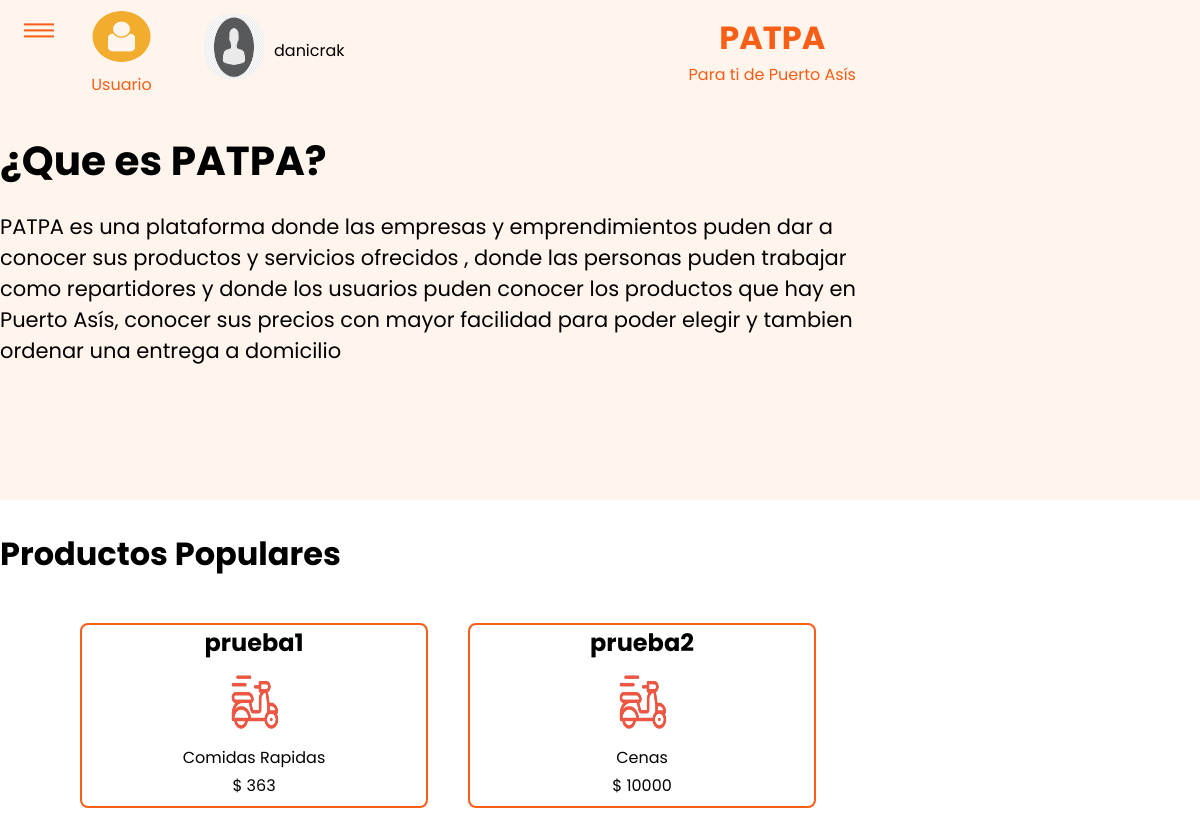
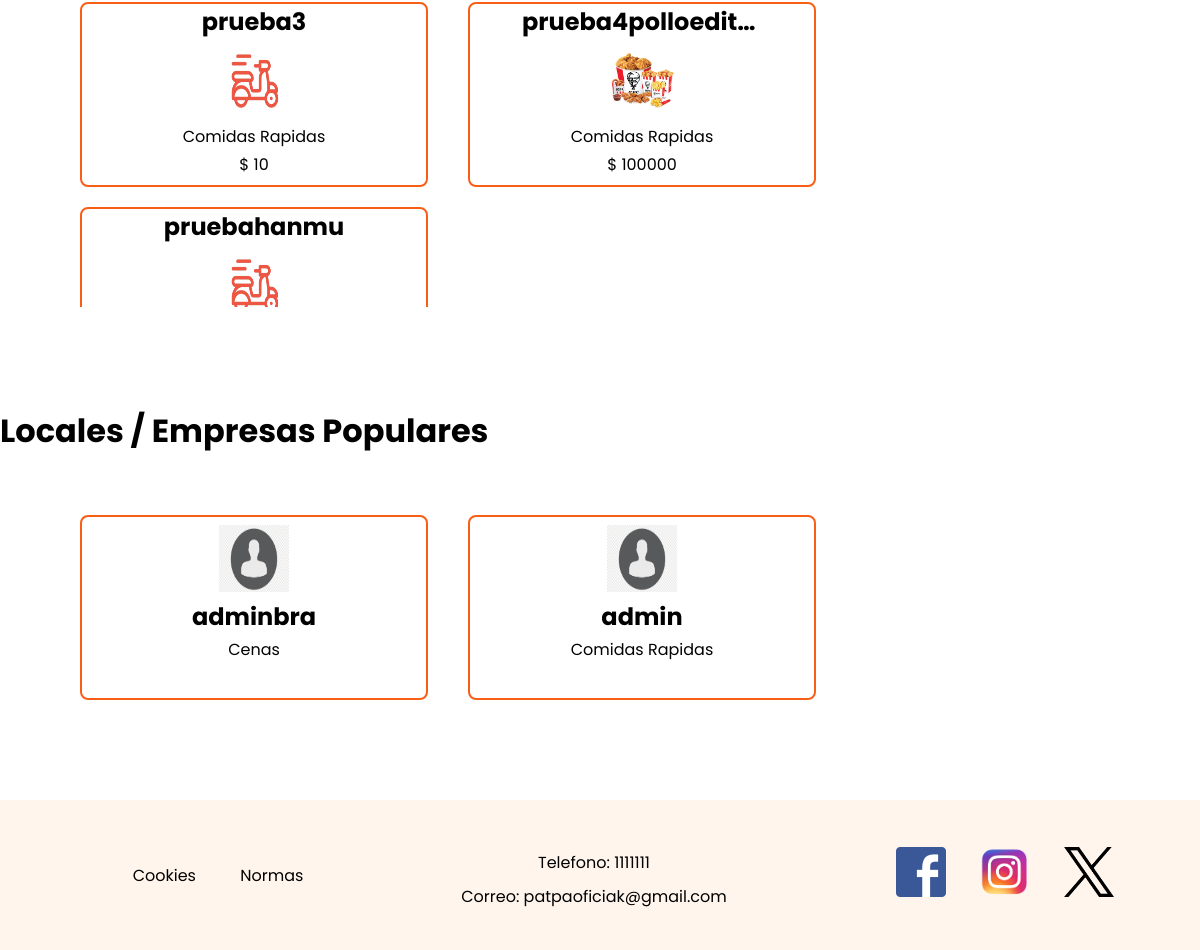
/content/inicio.php (signed in), run on the app's committed database (2 pictures, top to bottom).
### tables this page shows
CREATE TABLE `usuario` (
  `id` int(11) NOT NULL,
  `nombre` varchar(250) NOT NULL,
  `correo` varchar(50) NOT NULL,
  `usuario` varchar(50) NOT NULL,
  `contraseña` varchar(300) NOT NULL,
  `edad` int(11) DEFAULT NULL,
  `categorias` int(11) DEFAULT NULL,
  `id_rol` int(11) NOT NULL,
  `foto` varchar(250) DEFAULT NULL,
  `fondo` varchar(250) DEFAULT NULL,
  `direccion` varchar(100) DEFAULT NULL,
  `calificacion` varchar(5) DEFAULT NULL,
  `latitud` varchar(25) DEFAULT NULL,
  `longitud` varchar(25) DEFAULT NULL
);

CREATE TABLE `articulo` (
  `id` int(11) NOT NULL,
  `nombre` varchar(150) DEFAULT NULL,
  `categoria_id` int(11) DEFAULT NULL,
  `seccion_id` int(11) DEFAULT NULL,
  `descripcion` varchar(150) DEFAULT NULL,
  `imagen` varchar(150) DEFAULT NULL,
  `precio` int(7) DEFAULT NULL,
  `calificacion` int(100) DEFAULT NULL,
  `usuario_id` int(11) DEFAULT NULL
);

CREATE TABLE `categoria` (
  `id` int(11) NOT NULL,
  `categorias` varchar(100) NOT NULL
);

### php/consultas_inicio.php (called while the page is built, shortened)
<?php
include "conex.php";
$correo = $_SESSION['usuario'];
$consulta = $conn->query("SELECT * FROM usuario WHERE correo = '$correo'");
$row = $consulta->fetch_assoc();
$usuario_id_rol = $row['id_rol'];
$articulos_empresa = $conn->query("SELECT articulo.*, categoria.categorias AS nombre_categoria, seccion.nombre AS nombre_seccion
FROM articulo
INNER JOIN categoria ON articulo.categoria_id = categoria.id
INNER JOIN seccion ON articulo.seccion_id = seccion.id
ORDER BY articulo.calificacion DESC
LIMIT 5 ");
$consulta_empresas = $conn->query("SELECT usuario.*, categoria.categorias as nombre_categoria FROM usuario
                          JOIN categoria ON usuario.categorias = categoria.id
                         WHERE usuario.id_rol = '3'
                         ORDER BY usuario.calificacion DESC
                         LIMIT 3 ");
?>

### content/inicio.php (the view, shortened to what this page needs)
<?php
 include "../php/consultas_inicio.php";
?>
<!doctype html>
<html lang="es">
<head>
    <link rel="stylesheet" href="style.css">
</head>
  <body>
    <header>
        <div class="bar_menu">
            <span class="linea1_bar_menu"></span>
            <span class="linea2_bar_menu"></span>
            <span class="linea3_bar_menu"></span>
        </div>
        <div class="logo">
            <?php
                if($row['id_rol'] == 1){
                ?>
                    <a href="usuarios/usuario_usuario.php"><img src="../images/img_usuario_usuario.png" alt=""></a>
                    <a href="usuarios/usuario_usuario.php"><p>Usuario</p></a>
                <?php
                    }elseif($row['id_rol'] == 2){
                ?>
                <img src="../images/img_usuario_repartidor.png" alt="">
                <p>Repartidor</p>
                <?php
                }else{
                    ?>
                    <a href="usuarios/usuario_empresa.php"><img src="../images/img_usuario_empresa.jpg" alt=""></a>
                    <a href="usuarios/usuario_empresa.php"><p>Empresa</p></a>
                    <?php
                    }
                    ?>
        </div>
        <div class="usuario">
        <?php
                if($usuario_id_rol == 1){
                ?>
                    <a href="usuarios/usuario_usuario.php"><img src="../<?php echo $row['foto']?>" alt=""></a>
                    <a href="usuarios/usuario_usuario.php"><?php echo $row['usuario']?></a>
                <?php
                    }elseif($usuario_id_rol == 2){
                ?>
                     <img src="../<?php echo $row['foto']?>" alt="">
                     <a href=""><?php echo $row['usuario']?></a>
                <?php
                }else{
                    ?>
                    <a href="usuarios/usuario_empresa.php"><img src="../<?php echo $row['foto']?>" alt=""></a>
                    <a href="usuarios/usuario_empresa.php"><?php echo $row['usuario']?></a>
                    <?php
                    }
                    ?>
        </div>
        <div class="eslogan">
            <h1>PATPA</h1>
            <p>Para ti de Puerto Asís</p>
        </div>
    </header>
    <main>
        <div class="que_es">
            <section>
                <h1>¿Que es PATPA?</h1>
                <p>PATPA es una plataforma donde las empresas y emprendimientos puden dar a conocer sus productos y servicios ofrecidos , donde las personas puden trabajar como repartidores y donde los usuarios puden conocer los productos que hay en Puerto Asís, conocer sus precios con mayor facilidad para poder elegir y tambien ordenar una entrega a domicilio
                </p>
            </section>
        </div>
        <div class="principal">
                    <div class="productos_populares">
                        <h1>Productos Populares</h1>
                    </div>
                    <br>
                    <div class="producto_popular">
                        <?php
                        while($filas_articulos_empresa = $articulos_empresa->fetch_assoc()
                        ){
                        ?>
                                <div  class="producto articulo-id"  data-id="<?php echo    $filas_articulos_empresa['id']; ?>">
                                    <h2><?php echo $filas_articulos_empresa['nombre']; ?></h2>
                                    <img src="../<?php echo $filas_articulos_empresa['imagen']; ?>" alt="">
                                    <p><?php echo $filas_articulos_empresa['nombre_categoria']; ?></p>
                                    <p>$ <?php echo $filas_articulos_empresa['precio']; ?></p>
                                </div>
                        <?php
                        }
                        ?>
                    </div>
                    <div class="locales_populares">
                        <h1>Locales / Empresas Populares</h1>
                    </div>
                    <div class="local_popular">
                        <?php
                        while($filas_empresa = $consulta_empresas->fetch_assoc()
                        ){?>
                            <div class="local" class="producto articulo-id"  data-id="<?php echo    $filas_empresa['id']; ?>">
                                <img src="../<?php echo $filas_empresa['foto']; ?>"  alt="">
                                <h2><?php echo $filas_empresa['nombre']; ?></h2>
                                <p><?php echo $filas_empresa['nombre_categoria']; ?></p>
                            </div>
                        <?php
                        }
                        ?>
                    </div>
        </div>
    </main>
    <footer>
        <div class="contenido_footer">
            <div class="cookies">
                <a href="#">Cookies</a>
                <a href="#">Normas</a>
            </div>
            <div class="informacion">
                <p>Telefono: 1111111</p>
                <p>Correo: patpaoficiak@gmail.com</p>
            </div>
            <div class="redes_sociales">
                <a href="#"><img src="../images/facebook_logo.png" alt=""></a>
                <a href="#"><img src="../images/instagram_logo.png" alt=""></a>
                <a href="#"><img src="../images/twitter_logo.png" alt=""></a>
            </div>
        </div>
    </footer>
</body>
</html>

### content/style.css (style rules this page uses)
* { margin: 0; padding: 0; box-sizing: border-box; text-decoration: none; font-family: 'Poppins', sans-serif; z-index: 100; }
body { height: 100%; width: 100%; }
html { width: 100%; }
header { height: 100px; width: 100%; position: fixed; display: flex; z-index: 104; background-color: #fff5ed; }
.logo { align-items: center; position: relative; z-index: 1; }
.logo img { padding-top: 8px; width: 65px; height: 65px; }
.logo p { color: #f95e16; text-align: center; margin-top: 0; }
.usuario { height: 100%; align-items: center; display: flex; max-width: 300px; }
.usuario img { width: 60px; height: 65px; border-radius: 40%; margin-left: 40px; background-color: transparent; }
.usuario a { color: black; margin-left: 10px; white-space: nowrap; overflow: hidden; text-overflow: ellipsis; max-width: 180px; }
.eslogan { text-align: center; margin: auto; color: #f95e16; }
main { display: block; padding-top: 100px; height: 60%; width: 100%; }
.que_es { width: 100%; height: 400px; background-color: #fff5ed; }
.que_es section { max-width: 1200px; margin: auto; padding-top: 30px; font-size: 27px; }
.que_es p { font-size: 21px; margin-top: 20px; max-width: 900px; }
.principal { margin: auto; max-width: 1200px; width: 100%; }
.productos_populares { width: 1200px; padding-top: 30px; }
.producto_popular,.local_popular { width: 100%; height: auto; max-height: 530px; overflow-x: auto; overflow-x: scroll; }
.producto h2,.local h2 { margin: auto; max-width: 240px; overflow: hidden; text-overflow: ellipsis; }
.producto p,.local p { padding-top: 3px; margin: auto; max-width: 240px; overflow: hidden; text-overflow: ellipsis; }
.producto, .local { width: 348px; color: black; text-align: center; margin: 20px 20px 0px; height: 185px; min-width: 300px; cursor: pointer; border: 2px solid black; border-radius: 8px; border: 2px solid #f95e16; transition: all 300ms; z-index: 0; float: left; }
.producto img, .local img { padding-top: 8px; height: 75px; width: 70px; }
.locales_populares { margin-top: 100px; margin-bottom: 40px; }
footer { margin-top: 100px; height: 150px; width: 100%; bottom: 0; background-color: #fff5ed; z-index: 0; }
.contenido_footer { display: flex; width: 100%; height: 100%; margin: auto; z-index: 0; align-items: center; }
.contenido_footer div { width: 33%; text-align: center; }
.cookies a { text-decoration: none; color: black; margin-left: 40px; }
.informacion p { margin-top: 9px; }
.redes_sociales a img { width: 50px; height: 50px; margin-left: 30px; }
.bar_menu { width: 30px; height: 30px; margin-top: 10px; margin-left: 29px; opacity: 0; cursor:pointer; transform: translate(-50%, -2%); visibility: hidden; }
.bar_menu span { display: block; width: 100%; height: 2px; background-color: #f95e16; margin-top: 4px; transition: all 300ms; transform-origin: 0px 100%; }
@media screen and (max-width: 1200px) { body { height: 100; } }
@media screen and (max-width: 1200px) { .bar_menu { width: 30px; height: 30px; margin-top: 20px; margin-left: 39px; margin-right: 20px; opacity: 1; cursor:pointer; transform: translate(-50%, -2%); visibility: visible; } }
@media screen and (max-width: 1200px) { .producto_popular, .local_popular { padding-left: 5%; } }

### data on the page
usuario: foto (picture), usuario "danicrak"
articulo: nombre "prueba1", imagen (picture), categoria.categorias "Comidas Rapidas", precio "363"
articulo: nombre "prueba2", imagen (picture), categoria.categorias "Cenas", precio "10000"
articulo: nombre "prueba3", imagen (picture), categoria.categorias "Comidas Rapidas", precio "10"
articulo: nombre "prueba4polloedit…", imagen (picture), categoria.categorias "Comidas Rapidas", precio "100000"
articulo: nombre "pruebahanmu", imagen (picture)
usuario: foto (picture), nombre "adminbra", categorias.categorias "Cenas"
usuario: foto (picture), nombre "admin", categorias.categorias "Comidas Rapidas"
